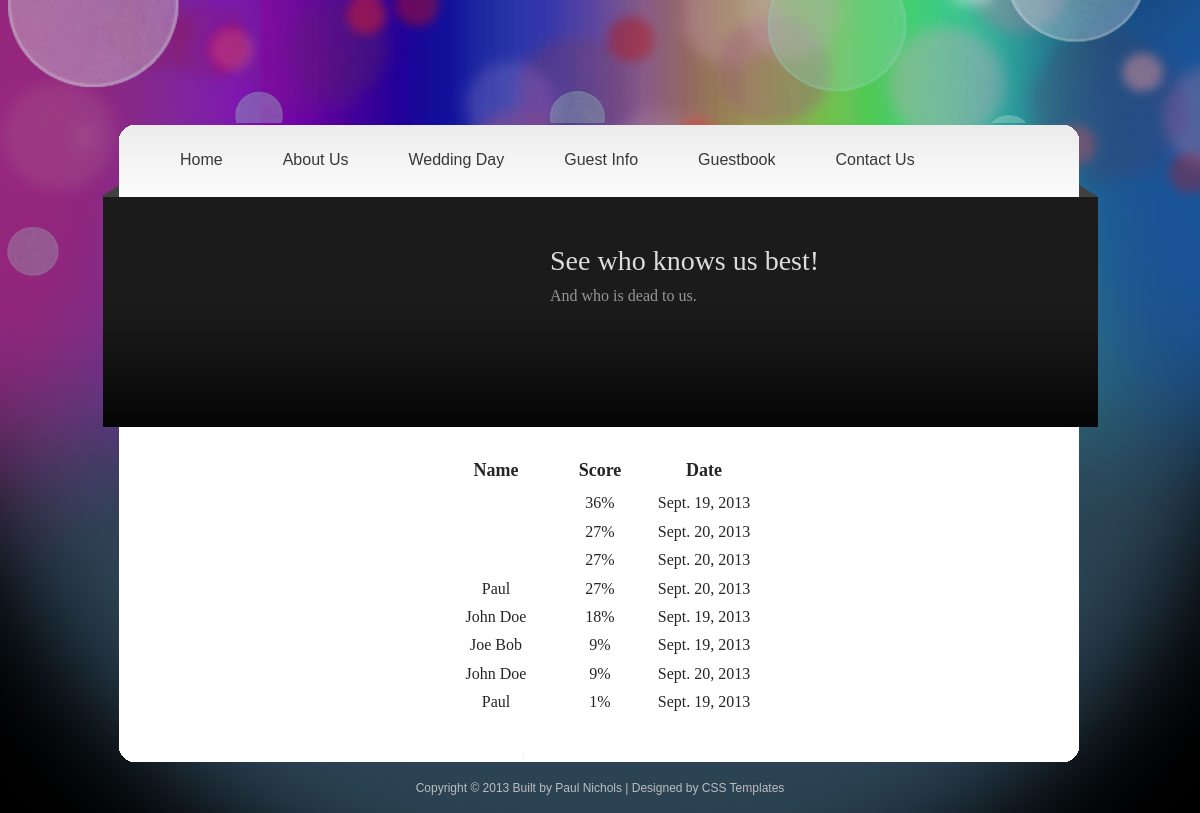
Before: /high_scores/ with the older database file.
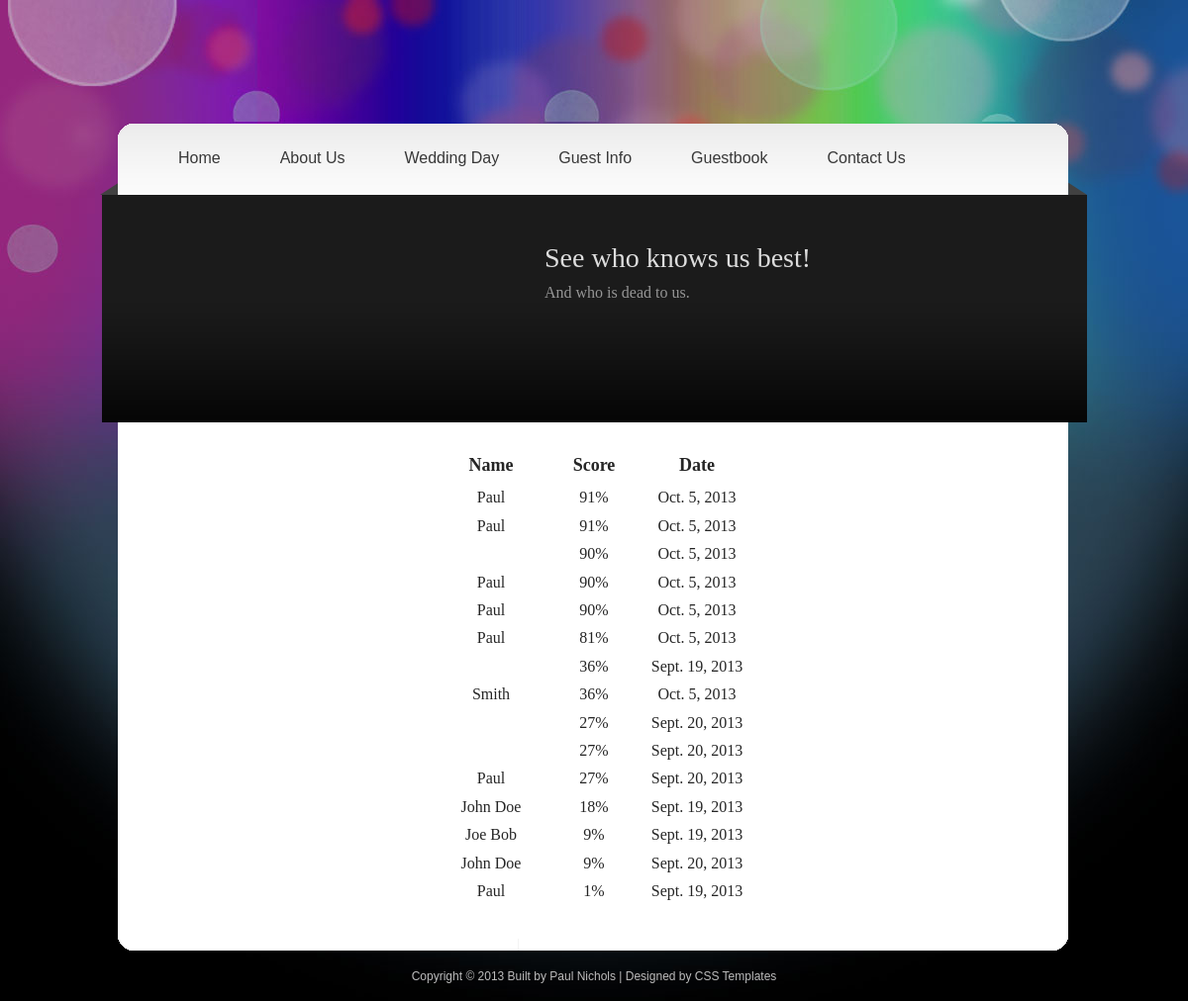
After: the same page with the newer database file.
### quiz/models.py (models this page shows)
class Result(models.Model):
	name = models.CharField(max_length=256)
	date_taken = models.DateField(auto_now_add=True)
	score = models.IntegerField()

### quiz/views.py (the view)
# urls.py: url(r'^high_scores/$', 'quiz.views.high_scores', name='high_scores'),
def high_scores(request):
	scores = Result.objects.order_by('-score')
	return render_to_response('high_scores.html',
			{'scores' : scores},
			RequestContext(request))

### quiz/templates/high_scores.html (shortened to what this page needs)
{% extends "base.html" %}
  {% block content %}
    <div id="templatemo_middle">
    	<div id="middle_img"><iframe width="285" height="186" src="//www.youtube.com/embed/HrLEQmMrRFw?rel=0&start=4&showinfo=0&modestbranding=1" frameborder="0" allowfullscreen></iframe></div>
        <div id="m_right">
	        <h1>See who knows us best!</h1>
            <p>And who is dead to us.</p>
		    </div>
    </div>
    <div id="templatemo_content">
          <table id="high_scores">
            <tr>
              <th>Name</th>
              <th>Score</th>
              <th>Date</th>
            </tr>
        {% for score in scores %}
          <tr>
            <td>{{ score.name }}</td>
            <td>{{ score.score }}%</td>
            <td>{{ score.date_taken }}</td>
          </tr>
        {% endfor %}
          </table>
      </div>
      <div id="templatemo_content_bottom"></div>
    {% endblock %}

### mainsite/templates/base.html (shortened to what this page needs)
<!DOCTYPE html PUBLIC "-//W3C//DTD XHTML 1.0 Transitional//EN" "http://www.w3.org/TR/xhtml1/DTD/xhtml1-transitional.dtd">
<html xmlns="http://www.w3.org/1999/xhtml">
<head>
<link rel="stylesheet" href="/static/css/templatemo_style.css"  type="text/css" />
<link rel="stylesheet" href="/static/js/fancybox/jquery.fancybox.css" type="text/css" media="screen" />
</head>
<body>
<div id="templatemo_wrapper">
    <div id="templatemo_header">
    </div>
    <div id="templatemo_menu">
        <ul>
              <li><a href="/">Home</a></li>
              <li><a href="#">About Us</a>
              </li>
              <li><a href="#">Wedding Day</a>
              </li>
              <li><a href="#">Guest Info</a>
              </li>
              <li><a href="/guestbook/">Guestbook</a></li>
              <li><a href="mailto:paulandjason27@gmail.com" target="_blank" class="last">Contact Us</a></li>
        </ul>
    </div>
    {% block content %}{% endblock %}
     <div id="templatemo_footer">
        Copyright © 2013 <a href="https://github.com/pnichols104/wedding-website">Built by Paul Nichols</a> |
        Designed by <a href="http://www.templatemo.com/page/1" target="_parent">CSS Templates</a>
    </div>
</div>
</body>
</html>

### mainsite/static/css/templatemo_style.css (style rules this page uses)
body { margin: 0px; padding: 0px; color: #252525; font-family: Tahoma, Geneva, sans-serif; font-size: 12px; line-height: 1.7em; background-image: url(/static/images/templatemo_bg1.jpg); background-color: #000000; background-position: top center; background-repeat: no-repeat }
a, a:link, a:visited { color: #dc6606; font-weight: bold; text-decoration: none; }
p { margin: 0 0 10px 0; padding: 0; }
h1, h2, h3, h4, h5, h6, #countdown { color: #333; font-weight: normal; font-family: Georgia, "Times New Roman", Times, serif }
h1 { font-size: 28px; }
#templatemo_wrapper { width: 1000px; margin: 0 auto }
#templatemo_header { height: 125px; width: 940px; padding: 0 30px; position:relative; }
#templatemo_menu { width: 900px; height: 47px; padding: 25px 50px 0; font-size: 16px; background: url(/static/images/templatemo_menu.png) no-repeat; }
#templatemo_menu ul { z-index: 1001; width: auto; margin: 0; padding: 0; list-style: none; position: relative; display: inline; }
#templatemo_menu ul li { padding: 0px; margin: 0px; display: inline; float: left; }
#templatemo_menu ul li a { float: none; display: block; height: 27px; padding: 0 30px; margin: 0; font-size: 16px; text-align: left; text-decoration: none; color: #383838; font-weight: normal; outline: none; border: none; }
#templatemo_menu ul li .last { background: none }
#templatemo_menu ul:after { content: ""; clear: both; display: block; }
#templatemo_middle { clear: both; width: 900px; height: 200px; padding: 15px 50px; background: url(/static/images/templatemo_slider.png) no-repeat; }
#templatemo_middle #middle_img { float: left; position: relative; width: 285px; height: 186px; padding: 6px; }
#m_right { float: right; width: 450px; padding-top: 20px; padding-right: 50px; }
#m_right h1 { color: #ddd; margin-bottom: 15px }
#m_right p { color: #969696; font-size: 16px; font-family: Georgia, "Times New Roman", Times, serif }
#templatemo_content { clear: both; width: 900px; padding: 30px 50px; background: url(/static/images/templatemo_content.png) repeat-y }
#templatemo_content_bottom { clear: both; height: 13px; background: url(/static/images/templatemo_content_bottom.png) no-repeat }
.last { margin: 0 }
#templatemo_footer { width: 900px; margin: 0 auto; padding: 15px 35px; text-align: center; color: #bdbdbd; }
#templatemo_footer a { font-weight: normal; color: #bdbdbd; }
#high_scores { margin-right: auto; margin-left: auto; font-family: Georgia, "Times New Roman", Times, serif; }
#high_scores th { font-size: 18px; width: 100px; padding-bottom: 10px; }
#high_scores td { font-size: 16px; text-align: center; padding-bottom: 5px; width: auto; }

Changed rows visible on the page:
added Result: name "Paul", score "91", date_taken "Oct. 5, 2013"
added Result: name "Paul", score "91", date_taken "Oct. 5, 2013"
added Result: score "90", date_taken "Oct. 5, 2013"
added Result: name "Paul", score "90", date_taken "Oct. 5, 2013"
added Result: name "Paul", score "90", date_taken "Oct. 5, 2013"
added Result: name "Paul", score "81", date_taken "Oct. 5, 2013"
added Result: name "Smith", score "36", date_taken "Oct. 5, 2013"
